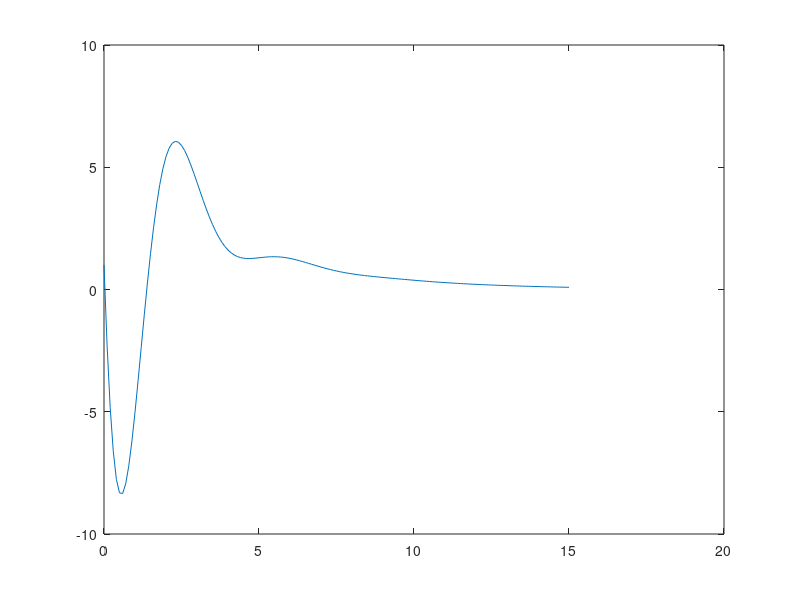

MATLAB code to generate this figure:
clc,clear,close all

t = 0:0.1:15;
A = [0 1 0; 0 0 1; -1 -4 -2];
B = [0;0;2];
C = [1 -3 2];
D = 0.5;
x0 = [1;2;3];
u = 0*t;
sys = ss(A,B,C,D)
[y,t] = lsim(sys,u,t,x0)
plot(t,y)
